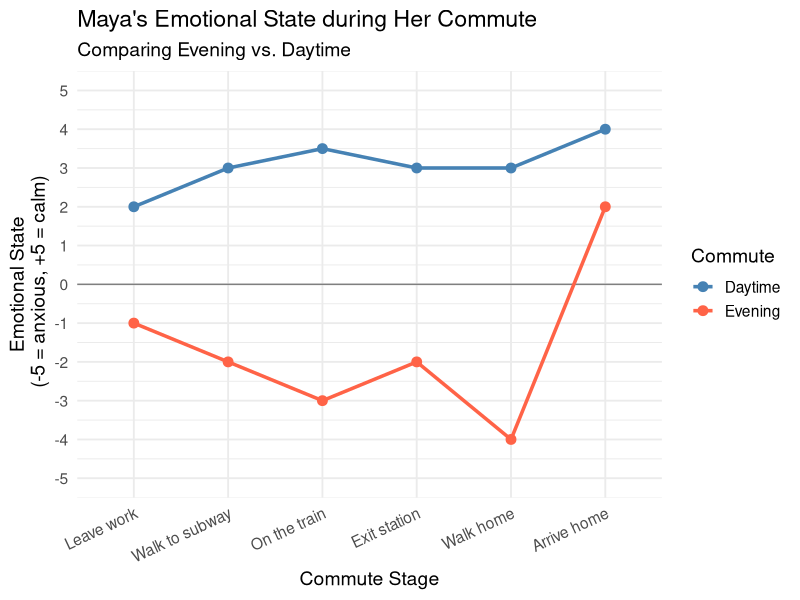
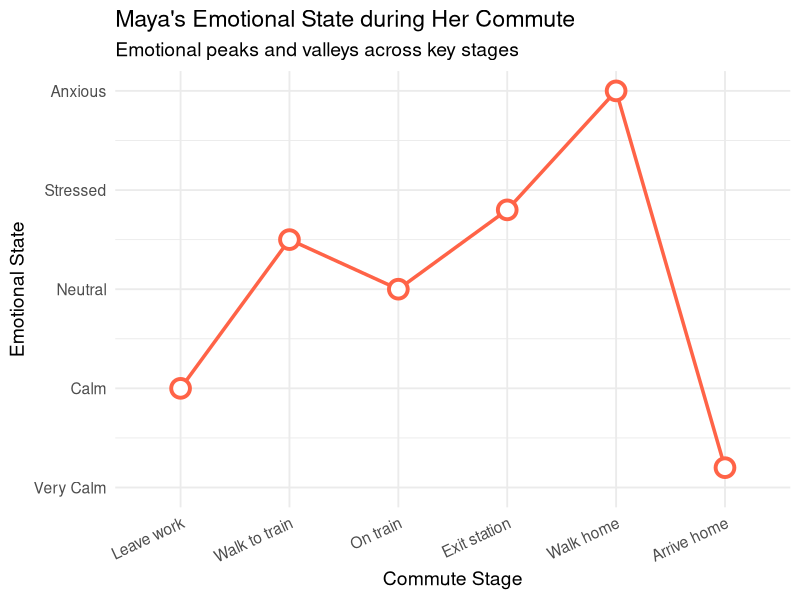

The R script that drew these images, in order:
## ---- chunk 1
#| label: maya-evening-commute
#| fig-cap: "Maya's Emotional State during Her Commute (Evening vs. Daytime)"
#| fig-width: 8
#| fig-height: 5
#| warning: false

library(ggplot2)
library(dplyr)
library(tidyr)

# Data: emotional state scores (1=very calm, 5=high anxiety)
stages <- c("Leave work", "Walk to subway", "On the train", "Exit station", "Walk home", "Arrive home")

data <- tibble(
  stage = factor(stages, levels = stages),
  Evening = c(-1, -2, -3, -2, -4, 2),
  Daytime = c( 2,  3,3.5,  3,  3, 4)
) %>%
  pivot_longer(cols = c(Evening, Daytime), names_to = "Commute", values_to = "Emotion")

ggplot(data, aes(x = stage, y = Emotion, group = Commute, color = Commute)) +
  scale_color_manual(values = c("Evening" = "tomato", 
                                "Daytime" = "steelblue")) +
  geom_hline(yintercept = 0, linetype = "solid", color = "gray50") +
  geom_line(size = 1.2) +
  geom_point(size = 3) +
  #geom_text(aes(label = Emotion), vjust = -1, size = 4) +   # show values
  scale_y_continuous(breaks = -5:5, limits = c(-5,5)) + #,                     labels = c("Very Calm","Calm","Neutral","Stressed","Anxious")) +
  labs(x = "Commute Stage",
       y = "Emotional State\n (-5 = anxious, +5 = calm)",
       title = "Maya's Emotional State during Her Commute",
       subtitle = "Comparing Evening vs. Daytime") +
  theme_minimal(base_size = 14) +
  theme(axis.text.x = element_text(angle = 25, hjust = 1))
## ---- chunk 2
#| label: maya-evening-commute-1
# #| fig-cap: "Maya's Emotional State during Her Commute"
#| fig-width: 8
#| fig-height: 5
#| message: false
#| warning: false

library(ggplot2)
library(dplyr)
library(tidyr)

# Data: Maya's emotional state during her evening commute
data_evening <- data.frame(
  stage = factor(c("Leave work", "Walk to train", "On train", "Exit station", "Walk home", "Arrive home"),
                 levels = c("Leave work", "Walk to train", "On train", "Exit station", "Walk home", "Arrive home")),
  Emotion = c(2, 3.5, 3, 3.8, 5, 1.2) # 1 = Very Calm … 5 = Anxious
)

# Plot: Evening commute only
ggplot(data_evening, aes(x = stage, y = Emotion, group = 1)) +
  geom_line(color = "tomato", size = 1.2) +
  geom_point(shape = 21,  # Shape 21 allows for separate fill and border
             colour = "tomato", # Border color
             fill = "white",   # Inner color (creates the "hole" effect)
             size = 5,         # Overall size of the point
             stroke = 2) +    # Thickness of the border
#  geom_point(color = "tomato", size = 5) +
#  geom_text(aes(label = Emotion), vjust = -1, color = "tomato") +
#   geom_hline(yintercept = 0, linetype = "dashed", color = "gray60") +
  scale_y_continuous(
    breaks = 1:5, limits = c(1, 5),
    labels = c("Very Calm", "Calm", "Neutral", "Stressed", "Anxious")
  ) +
  labs(
    x = "Commute Stage",
    y = "Emotional State",
    title = "Maya's Emotional State during Her Commute",
    subtitle = "Emotional peaks and valleys across key stages"
  ) +
  theme_minimal(base_size = 14) +
  theme(axis.text.x = element_text(angle = 25, hjust = 1))
